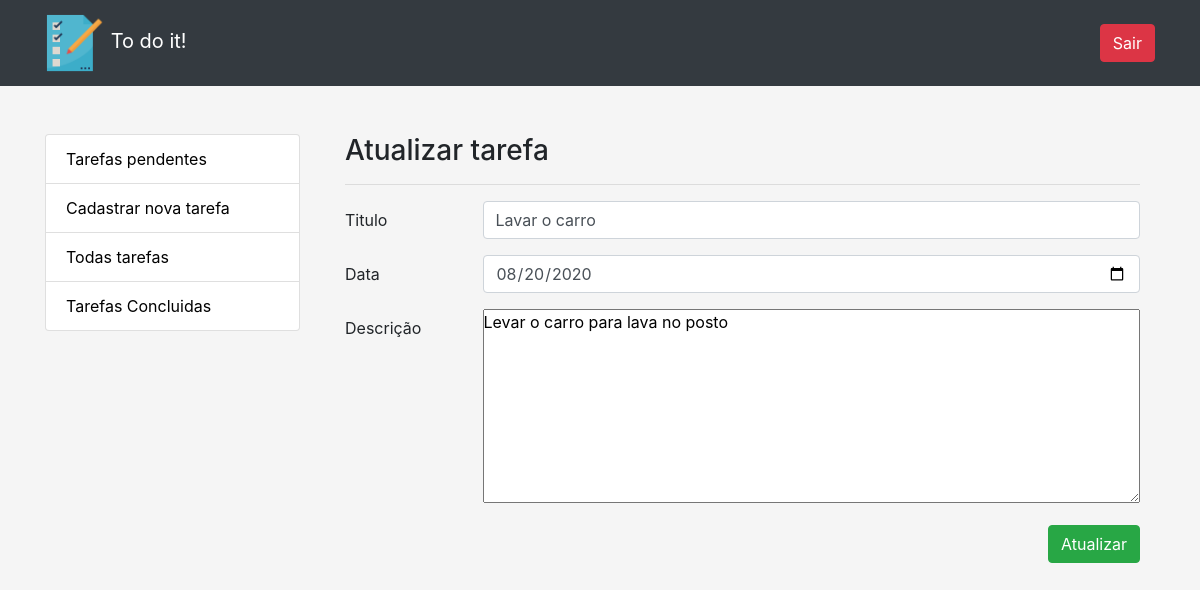
Screenshot of /ToDoList/tarefas/edit.php?id=1 with the database file from the repository.
### tables this page shows
CREATE TABLE `tarefas` (
  `id` int NOT NULL AUTO_INCREMENT,
  `id_status` int NOT NULL DEFAULT '1',
  `titulo` varchar(50) NOT NULL,
  `data_real` date NOT NULL,
  `descricao` mediumtext,
  PRIMARY KEY (`id`),
  KEY `id_status` (`id_status`),
  CONSTRAINT `tarefas_ibfk_1` FOREIGN KEY (`id_status`) REFERENCES `status` (`id`)
);

### ToDoList/src/dao/tarefaDAO.php (called while the page is built, shortened)
<?php
    class TarefaDao{
        public static function getById($id){
            $con = ConnectionFactory::getConnection();
            $stmt = $con->prepare("SELECT * FROM tarefas WHERE id = :id");
            $stmt->bindParam(':id',$id,PDO::PARAM_INT);
            $stmt->execute();
            return $stmt;
        }
    }
?>

### ToDoList/tarefas/edit.php (the view, shortened to what this page needs)
<?php
    require_once($_SERVER['DOCUMENT_ROOT'] . '/src/dao/tarefaDAO.php');
    $id = $_GET['id'];
    $stmt = TarefaDao::getById($id);
    $tarefa = $stmt->fetch(PDO::FETCH_OBJ);
?>
<!DOCTYPE html>
<html lang="pt-BR">
<head>
    <?php include('../partials/_head.php') ?>
</head>
<body>
 <?php require('../partials/_header.php')?>
    <div class="container">
        <div class="row">
            <?php include('../partials/_sidebar.php') ?>
            <div class="col-md-9">
                <div class="container">
                    <div class="row">
                        <div class="col">
                            <h3 class="pt-5">Atualizar tarefa</h3>
                            <hr/>
                            <form action="/tarefas/update.php" method="POST">
                                <div class="form-group row">
                                    <label for="titulo" class="col-sm-2 col-form-label">Titulo</label>
                                    <div class="col-sm-10">
                                        <input type="text" class="form-control" id="titulo" name="titulo" value="<?= $tarefa->titulo ?>" />
                                    </div>
                                </div>
                                <div class="form-group row">
                                    <label for="data" class="col-sm-2 col-form-label">Data</label>
                                    <div class="col-sm-10">
                                        <input type="date" class="form-control" id="data" name="data_real" value="<?= $tarefa->data_real ?>"/>
                                    </div>
                                </div>
                                <div class="form-group row">
                                    <label for="descricao" class="col-sm-2 col-form-label">Descrição</label>
                                    <div class="col-sm-10">
                                        <textarea name="descricao" id="descricao" rows="8"><?= $tarefa->descricao ?></textarea>
                                    </div>
                                </div>
                                <p><input type="submit" value="Atualizar" class="btn btn-success float-right"></p>
                            </form>
                        </div>
                    </div>
                </div>
            </div>
        </div>
    </div>
</body>
</html>

### ToDoList/css/style.css (style rules this page uses)
* { margin:0; padding: 0; }
body { background-color: whitesmoke; }
textarea { width: 100%; }

### rows the page displays
tarefas: titulo "Lavar o carro", data_real "08/20/2020", descricao "Levar o carro para lava no posto"
